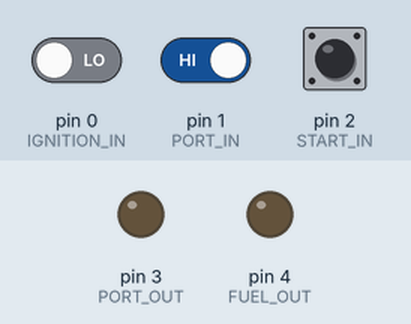
Simulated run of this sketch. Board: Arduino Uno, built with avr-gcc and run on an emulated ATmega328P. On the bench: output pins drawn as LEDs (lit = HIGH). The test bench sets the inputs (shaded band); at power-on: pin 0 (IGNITION_IN) LOW, pin 1 (PORT_IN) HIGH, pin 2 (START_IN) LOW.

Above: at 1.2 s.
1.3 s: pin 0 (IGNITION_IN) driven HIGH
At 2.6 s:
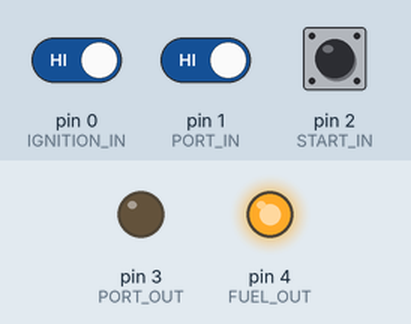
4.3 s: pin 1 (PORT_IN) driven LOW
At 5.0 s:
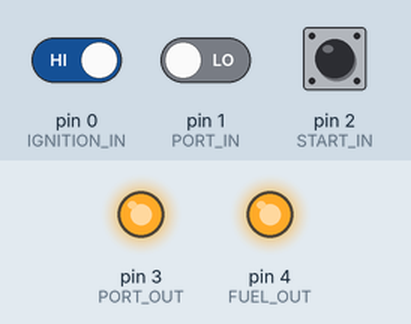
7.3 s: pin 1 (PORT_IN) driven HIGH
At 8.5 s:
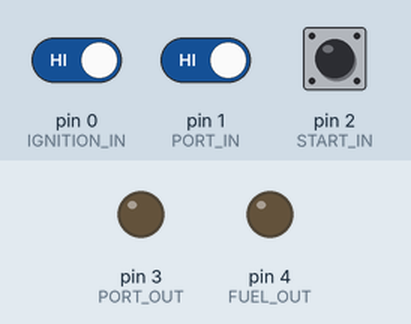
8.8 s: pin 2 (START_IN) pulled HIGH for 0.15 s
At 9.9 s:
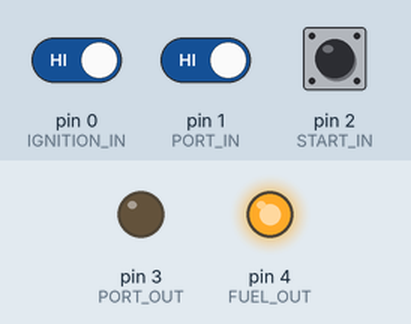
Timing chart, 0 to 11.4 s (numbered marks = the images above; inputs shaded):
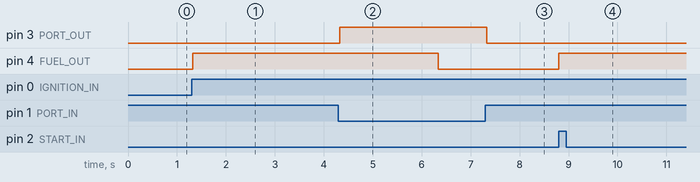

Measured:
- after the input at 1.3 s, pin 4 (FUEL_OUT): LOW → HIGH at once
- after the input at 4.3 s, pin 3 (PORT_OUT): LOW → HIGH at once
- after the input at 7.3 s, pin 3 (PORT_OUT): HIGH → LOW at once
- after the input at 8.8 s, pin 4 (FUEL_OUT): LOW → HIGH at once

The sketch:

TimerCarController.ino
```cpp
#define IGNITION_IN 0
#define PORT_IN 1
#define START_IN 2

#define PORT_OUT 3
#define FUEL_OUT 4

long IgnitionLife = 0;
long millisPort = 0;
long millisWait = 0;
int ENG = LOW;

void setup() {
  PinMode();
}

void loop() {
  int IGN = digitalRead(IGNITION_IN);
  int POR = digitalRead(PORT_IN);
  //int ENG = digitalRead(START_IN);

  if(ENG == LOW){
    if(digitalRead(START_IN) == HIGH){
      ENG = HIGH;
    }else{
      ENG = LOW;
    }
  }
  if (IGN == HIGH) {
    if (IgnitionLife == 0)
      IgnitionLife = millis();
    if (ENG == HIGH) {
      digitalWrite(FUEL_OUT, HIGH);
    }
    else {
      if (millis() - IgnitionLife >= 5000) {
        digitalWrite(FUEL_OUT, LOW);
      }
      else {
        digitalWrite(FUEL_OUT, HIGH);
      }
    }
    digitalWrite(PORT_OUT, LOW);
  }
  else
  {
    IgnitionLife = 0;
    digitalWrite(FUEL_OUT, LOW);
    ENG = LOW;
  }

  if (POR == LOW) {
    millisPort = 0;
    if (millisWait == 0)
      millisWait = millis();

    if (millis() - millisWait >= 420000)
      digitalWrite(PORT_OUT, LOW);
    else
      digitalWrite(PORT_OUT, HIGH);

  }
  else {
    millisWait = 0;
    if (millisPort == 0)
      millisPort = millis();

    if (IGN == LOW) {
      if (millis() - millisPort >= 6000) {
        digitalWrite(PORT_OUT, LOW);
      }
    }
    else {
      digitalWrite(PORT_OUT, LOW);
    }
  }
  delay(30);
}

void PinMode() {
  pinMode(IGNITION_IN, INPUT);
  pinMode(PORT_IN, INPUT);
  pinMode(START_IN, INPUT);
  pinMode(PORT_OUT, OUTPUT);
  pinMode(FUEL_OUT, OUTPUT);
}
```
